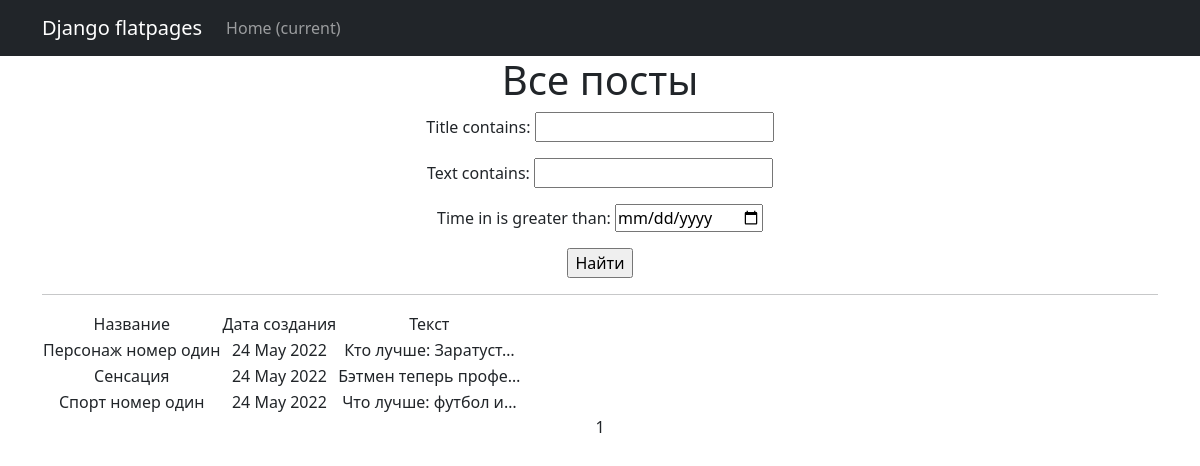
The page /posts/search/ on the database as committed earlier.
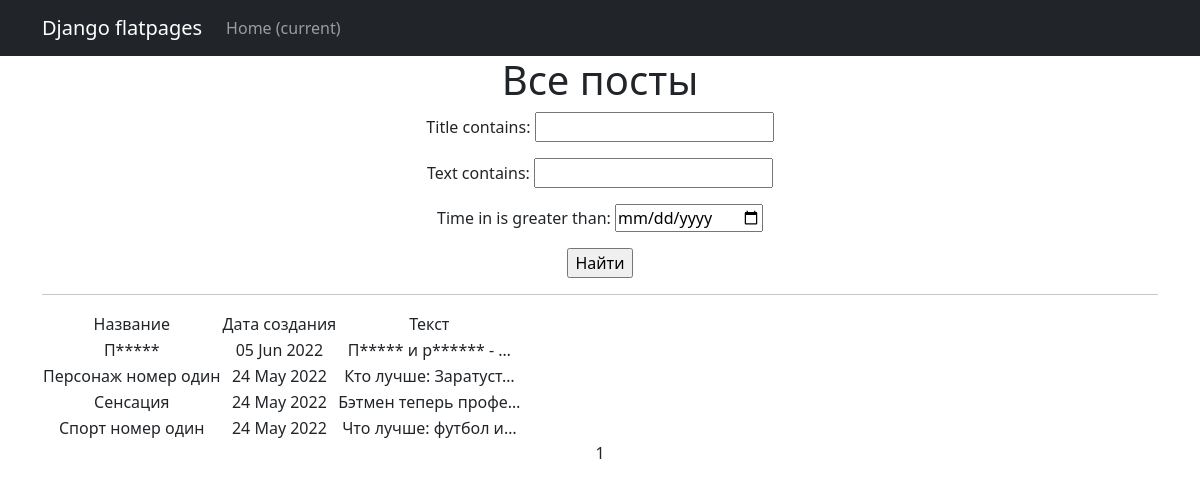
The same page on the database as committed later.
### news/models.py (models this page shows, shortened)
class Post(models.Model):
    author = models.ForeignKey(Author, on_delete=models.CASCADE)
    ARTICLE = 'AR'
    NEWS = 'NW'
    CATEGORY_CHOISES = (
        (NEWS, 'Новость'),
        (ARTICLE, 'Статья'),
    )
    article_or_news = models.CharField(max_length=2, choices=CATEGORY_CHOISES, default=ARTICLE)
    time_in = models.DateTimeField(auto_now_add=True)
    post_category = models.ManyToManyField(Category, through='PostCategory')
    title = models.CharField(max_length=64)
    text = models.TextField()
    rating = models.IntegerField(default=0)

### news/views.py (the view)
# urls.py: path('search/', PostSearch.as_view(), name='post_search'),
class PostSearch(ListView):
    model = Post
    ordering = '-time_in'
    template_name = 'search.html'
    context_object_name = 'posts'
    paginate_by = 10
    def get_queryset(self):
        queryset = super().get_queryset()
        self.filterset = PostFilter(self.request.GET, queryset)
        return self.filterset.qs
    def get_context_data(self, **kwargs):
        context = super().get_context_data(**kwargs)
        context['filterset'] = self.filterset
        return context

### news/templatetags/custom_filters.py (called while the page is built)
@register.filter()
def censor(text):
   censored_words = ['редиска', 'плохиш']
   low = text.lower()
   for i in censored_words:
         if i.find(low):
            low = text.replace(i[1:], "*" * (len(i) - 1))
            text = low
   return f'{low}'

### templates/search.html (shortened to what this page needs)
{% extends 'flatpages/default.html' %}
{% load custom_filters %}
{% load custom_tags %}
{% block content %}
    <h1>Все посты</h1>
    <form action="" method="get">
        {{ filterset.form.as_p }}
        <input type="submit" value="Найти" />
    </form>
    <hr>
    {% if posts %}
        <table>
            <tr>
                <td>Название</td>
                <td>Дата создания</td>
                <td>Текст</td>
            </tr>
            {% for post in posts %}
            <tr>
                <td>{{ post.title|censor }}</td>
                <td>{{ post.time_in|date:'d M Y' }}</td>
                <td>{{ post.text|truncatechars:20|censor }}</td>
            </tr>
            {% endfor %}
        </table>
    {% else %}
        <h2>Постов нет!</h2>
    {% endif %}
    {{ page_obj.number }}
{% endblock content %}

Rows that differ between the two databases and show on the page:
added Post: title|censor "П*****", time_in "05 Jun 2022", text|censor "П***** и р****** - …"
